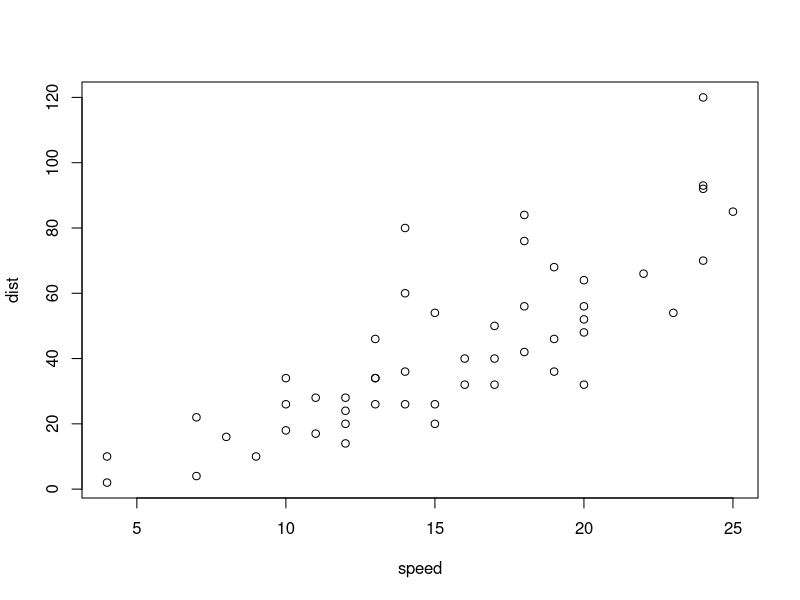
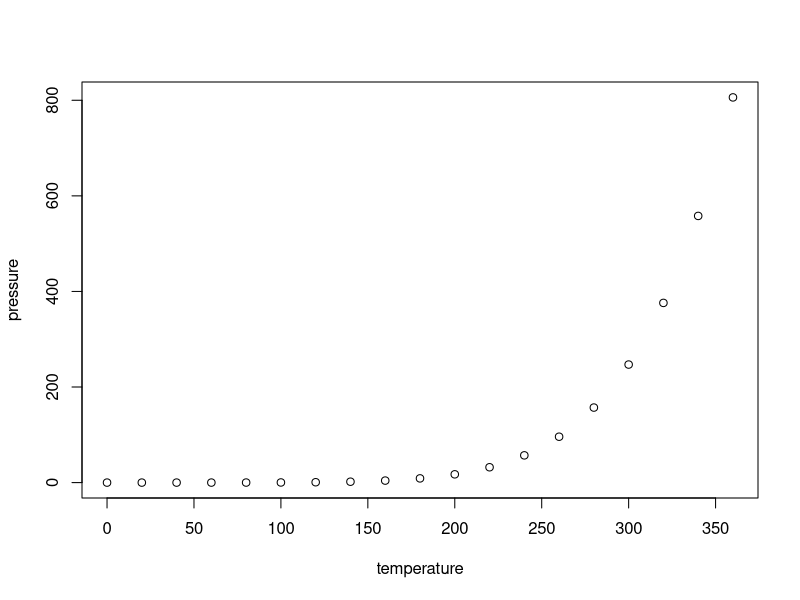

Recreate these plots in R, in order.
## ---- chunk 1
knitr::opts_chunk$set(echo = TRUE)
## ---- chunk 2
#summary(cars)
plot(cars)
## ---- chunk 3
plot(pressure)
